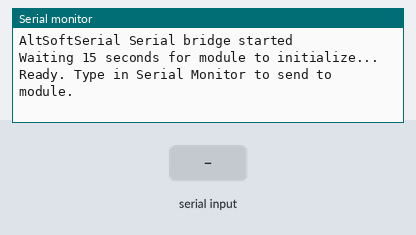
Bench run of a sketch on a simulated Arduino Nano, built with avr-gcc and run on an emulated ATmega328P. On the bench: the last lines printed to the serial monitor. The test bench sets the inputs (shaded band).

Above: at 16.3 s.
16.4 s: "1" received over the second serial link
At 17.6 s:
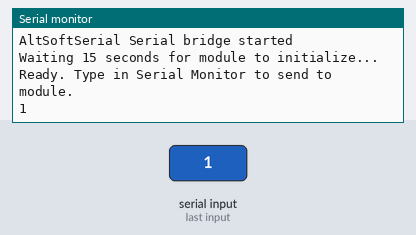
17.9 s: "0" received over the second serial link
At 18.8 s:
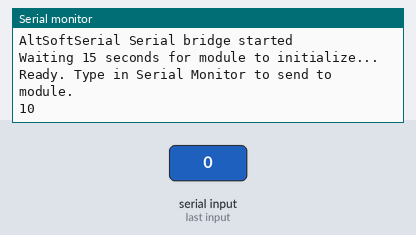

The sketch:

nanoAsSerialProgrammer.ino
```cpp
/* ----- Arduino Nano as Serial Programmer -----

    Using a counterfeit (non-original) Arduino Nano as a serial programmer
    proved challenging. Standard approaches, such as uploading an empty sketch
    or connecting the reset pin to ground, didn't work. To avoid waiting another
    two weeks for replacement parts, I developed the following method to use
    the Nano as a serial programmer.

    ⚠ Important: Many serial devices operate at TTL voltage levels. To prevent
    damage to your target device, use a voltage divider on the Arduino Nano's
    D9 pin. Follow this wiring configuration:

    • Connect Arduino Nano D8 (RX) → TX pin of serial device
    • Connect Arduino Nano D9 (TX) → R1-1
    • Connect R1-2 and R2-1 → RX pin of serial device
    • Connect R2-2 → GND
    - R1 = 1k, R2 = 2k

    Note: The Arduino Nano's RX pin accepts TTL-level signals directly, so
    no voltage divider is needed on this line.

    Hardware connections:
    - Arduino D8 (AltSoftSerial RX) → TX pin of serial device
    - Arduino D9 (AltSoftSerial TX) → RX pin of serial device (via voltage divider)
 */

#include <AltSoftSerial.h>

AltSoftSerial deviceSerial;   // RX on D8, TX on D9 (fixed pins for AltSoftSerial)

// Configure baud rates here for easy changes
const long PC_BAUD = 9600;        // USB serial to PC
const long DEVICE_BAUD = 9600;    // Communication with serial device
const int BOOT_DELAY = 15000;     // Delay for module initialization (ms)

void setup() {
  Serial.begin(PC_BAUD);
  deviceSerial.begin(DEVICE_BAUD);

  // Wait for serial ports to initialize
  delay(100);

  Serial.println(F("AltSoftSerial Serial bridge started"));
  Serial.print(F("Waiting "));
  Serial.print(BOOT_DELAY / 1000);
  Serial.println(F(" seconds for module to initialize..."));

  delay(BOOT_DELAY);  // Critical! Give module time to boot

  Serial.println(F("Ready. Type in Serial Monitor to send to module."));
}

void loop() {
  // Forward from serial device to PC
  while (deviceSerial.available()) {
    Serial.write(deviceSerial.read());
  }

  // Forward from PC to serial device
  while (Serial.available()) {
    deviceSerial.write(Serial.read());
  }

  // Small delay to prevent overwhelming slower devices
  delay(1);
}
```

Measured:
- after the input at 16.4 s, the serial monitor: prints a new line at once (image 1)
- after the input at 17.9 s, the serial monitor: prints a new line at once (image 2)
